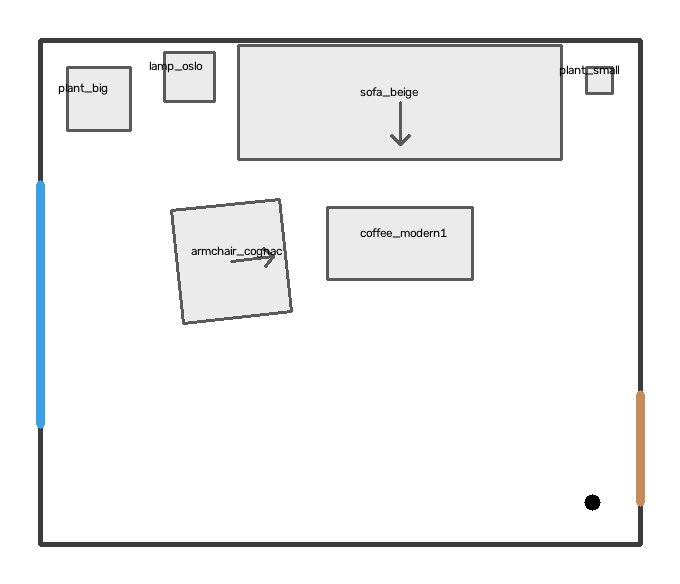
#> input picture tools/interior/layouts/living_auto.png, 680 x 584 px
$ python -i ai_check.py   (imports and definitions only)
#> lines starting #> are read from the running program, lines starting #| are printed output that depends on the picture; after the words box and inside, x2 and y2 are one past the last pixel; in counts of white or black regions, pixels touching at a corner belong together
#> further down, picture is the input picture: shape (584, 680, 3); mean B, G, R 243, 242.7, 242.3
"""Проверка после нейросети: что она ДОРИСОВАЛА или ВЫБРОСИЛА по сравнению с кадром Blender.

Запуск: python tools/interior/ai_check.py <папка прогона>
Итог: <папка>/ai_check.jpg (красные рамки — подозрительные места), код 1 — есть находки.
Ищет крупные пятна контуров, которых не было в Blender (новые предметы), и наоборот (пропавшие).
"""
import sys
from pathlib import Path

import cv2
import numpy as np

AREA = 0.004          # доля кадра: пятно меньше — шум, не считаем


def load(p, size=None):
    im = cv2.imdecode(np.fromfile(str(p), np.uint8), 1)
    return cv2.resize(im, size) if size else im


def edges(im):
    g = cv2.GaussianBlur(cv2.cvtColor(im, cv2.COLOR_BGR2GRAY), (5, 5), 0)
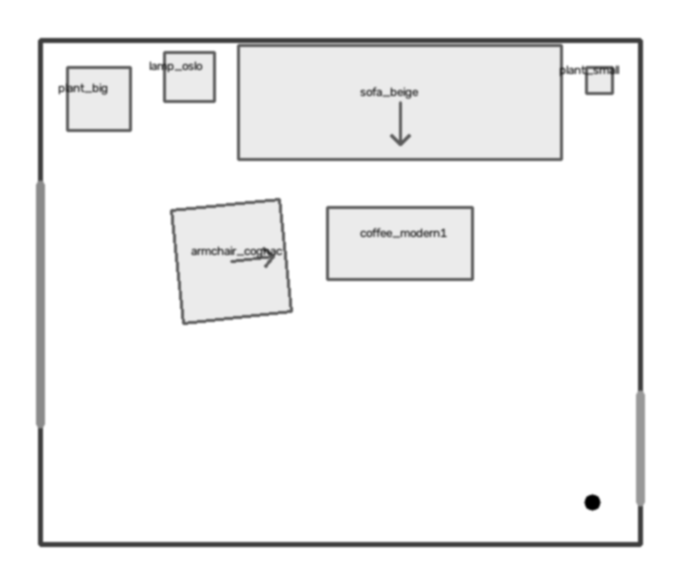
#> g: shape (584, 680); min 0, max 255, mean 242.6
    return cv2.Canny(g, 60, 150)
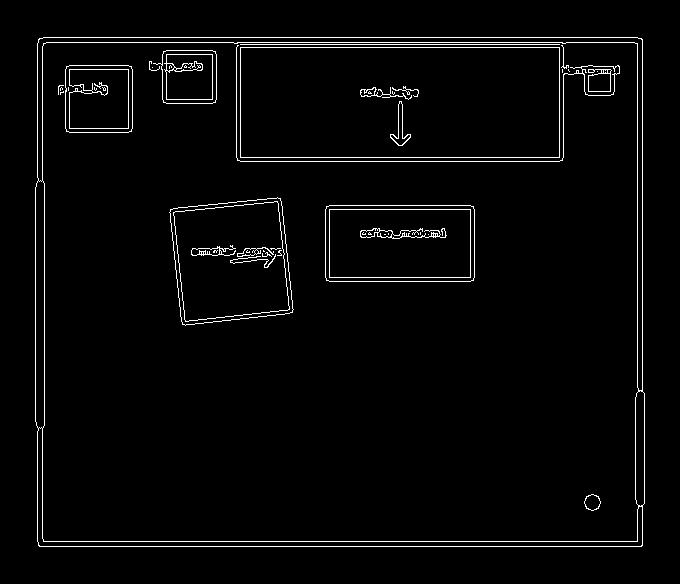
#> returned value: shape (584, 680); 2.7% white in thin lines or dots, all inside (x1, y1, x2, y2) = (35, 37, 645, 547)


def blobs(extra, total):
    m = cv2.morphologyEx(extra, cv2.MORPH_CLOSE, np.ones((25, 25), np.uint8))
    n, _, st, _ = cv2.connectedComponentsWithStats(m)
    return [st[i, :4] for i in range(1, n) if st[i, 4] > AREA * total]


def main(d):
    d = Path(d)
    ai = load(d / 'room_ai.png')
    h, w = ai.shape[:2]
    bl = load(d / 'room_blender.png', (w, h))
    ea, eb = edges(ai), edges(bl)
    k = np.ones((15, 15), np.uint8)
    new = cv2.bitwise_and(ea, cv2.bitwise_not(cv2.dilate(eb, k)))     # есть у нейросети, не было в Blender
    gone = cv2.bitwise_and(eb, cv2.bitwise_not(cv2.dilate(ea, k)))    # было в Blender, пропало
    out = ai.copy()
    found = []
    for name, m, col in (('новое', new, (0, 0, 255)), ('пропало', gone, (255, 0, 0))):
        for x, y, bw, bh in blobs(m, w * h):
            cv2.rectangle(out, (x, y), (x + bw, y + bh), col, 4)
            found.append(f'{name}: x {x}-{x + bw}, y {y}-{y + bh}' + (' (у края кадра)' if x < 0.05 * w or x + bw > 0.95 * w else ''))
    cv2.imencode('.jpg', out, [1, 85])[1].tofile(str(d / 'ai_check.jpg'))
    print('\n'.join(found) or 'нейросеть ничего крупного не дорисовала и не выбросила')
    return 1 if found else 0


# [2 lines not run here, left out]

>>> import cv2
>>> picture = cv2.imread('layouts/living_auto.png')
>>> result = edges(picture)
